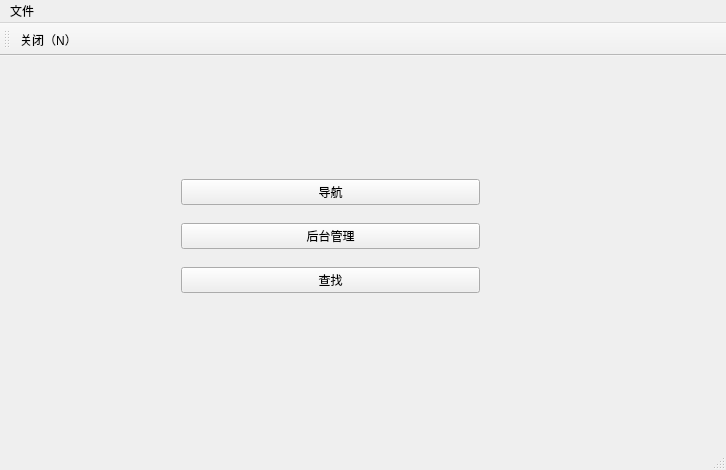
<?xml version="1.0" encoding="UTF-8"?>
<ui version="4.0">
 <class>MainWindow</class>
 <widget class="QMainWindow" name="MainWindow">
  <property name="geometry">
   <rect>
    <x>0</x>
    <y>0</y>
    <width>726</width>
    <height>470</height>
   </rect>
  </property>
  <property name="windowTitle">
   <string>MainWindow</string>
  </property>
  <widget class="QWidget" name="centralWidget">
   <widget class="QWidget" name="verticalLayoutWidget">
    <property name="geometry">
     <rect>
      <x>170</x>
      <y>100</y>
      <width>321</width>
      <height>161</height>
     </rect>
    </property>
    <layout class="QVBoxLayout" name="verticalLayout">
     <item>
      <widget class="QPushButton" name="navigation">
       <property name="text">
        <string>导航</string>
       </property>
      </widget>
     </item>
     <item>
      <widget class="QPushButton" name="backstage">
       <property name="text">
        <string>后台管理</string>
       </property>
      </widget>
     </item>
     <item>
      <widget class="QPushButton" name="sort">
       <property name="text">
        <string>查找</string>
       </property>
      </widget>
     </item>
    </layout>
   </widget>
  </widget>
  <widget class="QMenuBar" name="menuBar">
   <property name="geometry">
    <rect>
     <x>0</x>
     <y>0</y>
     <width>726</width>
     <height>23</height>
    </rect>
   </property>
   <widget class="QMenu" name="menu">
    <property name="title">
     <string>文件</string>
    </property>
    <addaction name="actionnew"/>
   </widget>
   <addaction name="menu"/>
  </widget>
  <widget class="QToolBar" name="mainToolBar">
   <attribute name="toolBarArea">
    <enum>TopToolBarArea</enum>
   </attribute>
   <attribute name="toolBarBreak">
    <bool>false</bool>
   </attribute>
   <addaction name="actionnew"/>
  </widget>
  <widget class="QStatusBar" name="statusBar"/>
  <action name="actionnew">
   <property name="text">
    <string>关闭（N）</string>
   </property>
   <property name="shortcut">
    <string>N</string>
   </property>
  </action>
 </widget>
 <layoutdefault spacing="6" margin="11"/>
 <resources/>
 <connections/>
 <slots>
  <signal>OpenNavgation()</signal>
 </slots>
</ui>
